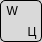
              <widget class="QWidget" name="key_W" native="true">
               <property name="minimumSize">
                <size>
                 <width>42</width>
                 <height>42</height>
                </size>
               </property>
               <property name="maximumSize">
                <size>
                 <width>42</width>
                 <height>42</height>
                </size>
               </property>
               <property name="styleSheet">
                <string notr="true">border: 1px solid black;
background-color: #D9D9D9; 
border-radius: 5px;
 color: black; 
</string>
               </property>
               <layout class="QGridLayout" name="gridLayout_12" rowstretch="0,0,0,0" columnstretch="0,0,0">
                <property name="leftMargin">
                 <number>0</number>
                </property>
                <property name="topMargin">
                 <number>0</number>
                </property>
                <property name="rightMargin">
                 <number>0</number>
                </property>
                <property name="bottomMargin">
                 <number>0</number>
                </property>
                <property name="spacing">
                 <number>0</number>
                </property>
                <item row="3" column="2">
                 <widget class="QLabel" name="label_45">
                  <property name="styleSheet">
                   <string notr="true">border: none;  background: transparent</string>
                  </property>
                  <property name="text">
                   <string>  Ц</string>
                  </property>
                 </widget>
                </item>
                <item row="3" column="0">
                 <widget class="QLabel" name="label_47">
                  <property name="styleSheet">
                   <string notr="true">border: none; background: transparent</string>
                  </property>
                  <property name="text">
                   <string/>
                  </property>
                 </widget>
                </item>
                <item row="2" column="0">
                 <widget class="QLabel" name="label_48">
                  <property name="styleSheet">
                   <string notr="true">border: none;  background: transparent</string>
                  </property>
                  <property name="text">
                   <string>  W</string>
                  </property>
                 </widget>
                </item>
               </layout>
              </widget>
